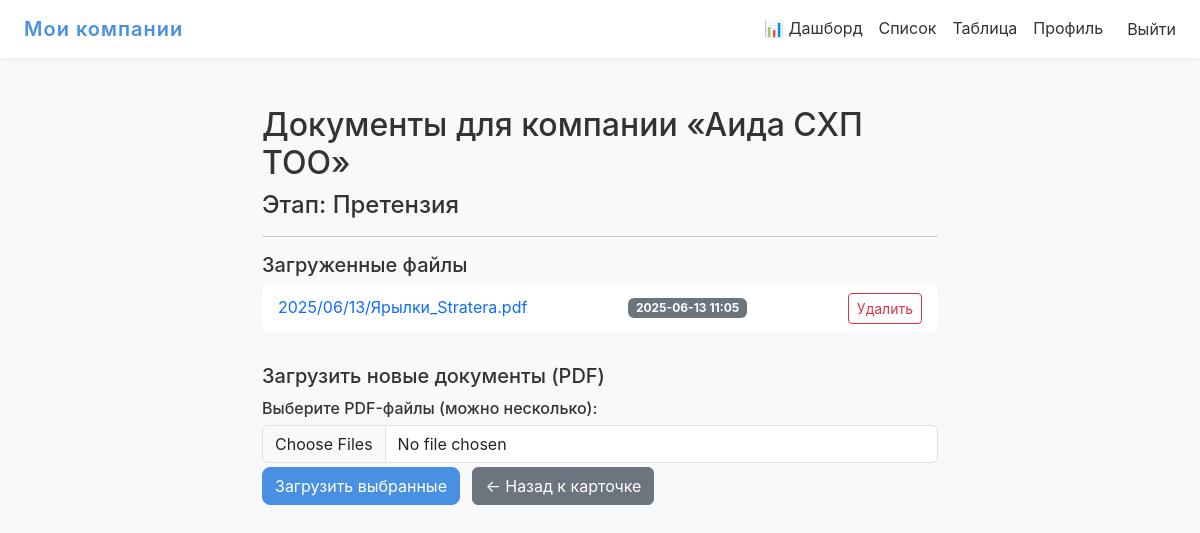
The app's page /company/171/status/1/docs/ (signed in) with its own data.
### main/models.py (models this page shows, shortened)
class Company(models.Model):
    name = models.CharField("Название компании", max_length=200)
    bin_number = models.CharField(
        "БИН",
        max_length=50,
        blank=True,
        null=True,
        help_text="Бизнес-идентификационный номер (необязательно)"
    )
    manager_name = models.CharField(
        "Управляющий",
        max_length=150,
        blank=True,
        null=True,
        help_text="Имя ответственного лица/управляющего (необязательно)"
    )
    debt_amount = models.DecimalField(
        "Сумма долга",
        max_digits=12,
        decimal_places=2,
        blank=True,
        null=True,
        help_text="Сумма долга (необязательно)"
    )
    status = models.ForeignKey(
        Status,
        on_delete=models.SET_NULL,
        null=True,
        blank=True,
        related_name="+",
        verbose_name="Текущий статус"
    )
    position = models.IntegerField(
        "Позиция в колонке",
        default=0,
        help_text="Порядок внутри одного статуса на доске"
    )
    region = models.CharField(
        "Регион",
        max_length=3,
        choices=REGION_CHOICES,
        default="KST",
        help_text="Географический регион компании"
    )
    repaid_amount = models.DecimalField(
        "Сумма погашения",
        max_digits=12,
        decimal_places=2,
        blank=True,
        null=True,
        help_text="Сумма уже погашенного долга (если есть)"
    )
    class Meta:
        ordering = ["position"]
        verbose_name = "Компания"
        verbose_name_plural = "Компании"

class Status(models.Model):
    name = models.CharField("Название статуса", max_length=400)
    order = models.PositiveIntegerField(
        "Порядок отображения",
        default=0,
        help_text="Чем меньше — тем левее на доске"
    )
    duration_days = models.PositiveIntegerField(
        "Рекомендуемое время (дней)",
        default=0,
        help_text="Рекомендованное количество дней в этом статусе"
    )
    class Meta:
        ordering = ["order"]
        verbose_name = "Статус"
        verbose_name_plural = "Статусы"

class CompanyStatusDocument(models.Model):
    company = models.ForeignKey(
        Company,
        on_delete=models.CASCADE,
        related_name='status_documents',
        verbose_name="Компания"
    )
    status = models.ForeignKey(
        Status,
        on_delete=models.CASCADE,
        related_name='company_documents',
        verbose_name="Статус"
    )
    file = models.FileField(
        upload_to='company_status_docs/%Y/%m/%d/',
        verbose_name="PDF-файл"
    )
    uploaded_at = models.DateTimeField(
        "Дата загрузки",
        default=timezone.now
    )
    class Meta:
        verbose_name = 'Документ (компания + статус)'
        verbose_name_plural = 'Документы (компания + статус)'

### main/views.py (the view, shortened to what this page needs)
@login_required
def attach_docs(request, company_id, status_id):
    if request.user.is_staff:
        company = get_object_or_404(Company, pk=company_id)
    else:
        user_regions = request.user.profile.regions.values_list('code', flat=True)
        company = get_object_or_404(Company, pk=company_id, region__in=user_regions)
    status = get_object_or_404(Status, pk=status_id)
    docs = CompanyStatusDocument.objects.filter(
        company=company,
        status=status
    ).order_by('-uploaded_at')
    return render(request, 'main/attach_docs.html', {
        'company': company,
        'status':  status,
        'docs':    docs,
    })

### main/templates/main/attach_docs.html (shortened to what this page needs)
{% extends 'main/base.html' %}
{% block content %}
<div class="container py-4" style="max-width: 700px;">
  <h2>Документы для компании «{{ company.name }}»</h2>
  <h4>Этап: {{ status.name }}</h4>
  <hr>
  <h5 class="mt-3">Загруженные файлы</h5>
  {% if docs %}
    <ul class="list-group existing-docs-list mb-4">
      {% for doc in docs %}
        <li class="list-group-item d-flex justify-content-between align-items-center">
          <a href="{{ doc.file.url }}" target="_blank" class="me-3">
            {{ doc.file.name|cut:"company_status_docs/" }}
          </a>
          <span class="badge bg-secondary me-3">
            {{ doc.uploaded_at|date:"Y-m-d H:i" }}
          </span>
          <form
            method="post"
            action="{% url 'main:delete_doc' company.pk status.pk doc.pk %}"
            style="margin: 0;"
          >
            <button
              type="submit"
              class="btn btn-sm btn-outline-danger"
              onclick="return confirm('Вы уверены, что хотите удалить этот файл?');"
            >
              Удалить
            </button>
          </form>
        </li>
      {% endfor %}
    </ul>
  {% else %}
    <p class="text-muted mb-4">Ещё нет загруженных файлов.</p>
  {% endif %}
  <h5 class="mt-4">Загрузить новые документы (PDF)</h5>
  <form method="post" enctype="multipart/form-data" class="mb-5">
    <label for="id_files" class="file-input-label">Выберите PDF-файлы (можно несколько):</label>
    <input
      type="file"
      name="files"
      id="id_files"
      multiple
      accept="application/pdf"
      class="form-control mb-1"
    >
    <button type="submit" class="btn btn-primary">Загрузить выбранные</button>
    <a href="{% url 'main:company_detail' company.pk %}" class="btn btn-secondary ms-2">
      ← Назад к карточке
    </a>
  </form>
</div>
{% endblock %}

### main/static/main/css/custom.css (style rules this page uses)
:root { --color-primary: #4a90e2; --color-secondary: #f5f7fa; --color-accent: #50e3c2; --color-danger: #dc3545; --color-warning: #f5a623; --color-success: #7ed321; --color-text: #333333; --radius-sm: 0.25rem; --radius: 0.5rem; --radius-lg: 0.75rem; --shadow-sm: 0 2px 4px rgba(0,0,0,0.05); --shadow-md: 0 4px 12px rgba(0,0,0,0.1); }
body { background-color: var(--color-secondary); color: var(--color-text); font-family: 'Inter', sans-serif; line-height: 1.6; }
.btn-primary { background-color: var(--color-primary); border-color: var(--color-primary); border-radius: var(--radius); transition: background-color 0.2s; }
.list-group-item { border: none; border-radius: var(--radius); margin-bottom: 0.5rem; transition: background-color 0.2s, box-shadow 0.2s; }

### main/templates/main/attach_docs.html (style rules this page uses)
.file-input-label { font-weight: 500; margin-bottom: 0.25rem; display: block; }
.existing-docs-list li a { text-decoration: none; }

### records on screen
Company: name "Аида СХП ТОО"
Status: name "Претензия"
CompanyStatusDocument: file.name "2025/06/13/Ярылки_Stratera.pdf", uploaded_at "2025-06-13 11:05"
